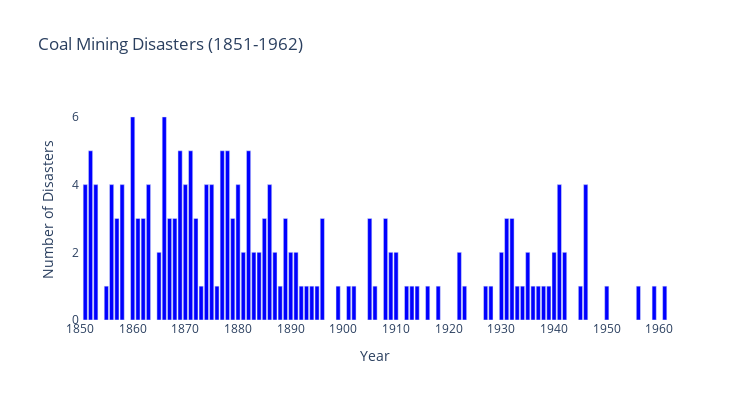

Notebook code for this chart:
### Markdown cell above
## Gibbs Sampling

Gibbs Sampling is a related MCMC algorithm that uses conditional posterior sampling. Instead of tackling a difficult joint distribution all at once, Gibbs Sampling breaks the problem down by iteratively sampling each variable one at a time from its *full conditional distribution*—which is the distribution of a single model variable, conditional on the current values of all the other variables. If these individual conditional distributions are known and easy to sample from, then Gibbs Sampling provides an elegant and often very efficient way to generate samples from the overall complex distribution.

Here is a stereotypical Gibbs sampling algorithm:

1.  Choose starting values for states (parameters):
    ${\bf \theta} = [\theta_1^{(0)},\theta_2^{(0)},\ldots,\theta_k^{(0)}]$

2.  Initialize counter $j=1$

3.  Draw the following values from each of the $k$ conditional
    distributions:

$$\begin{aligned}
\theta_1^{(j)} &\sim& \pi(\theta_1 | \theta_2^{(j-1)},\theta_3^{(j-1)},\ldots,\theta_{k-1}^{(j-1)},\theta_k^{(j-1)}) \\
\theta_2^{(j)} &\sim& \pi(\theta_2 | \theta_1^{(j)},\theta_3^{(j-1)},\ldots,\theta_{k-1}^{(j-1)},\theta_k^{(j-1)}) \\
\theta_3^{(j)} &\sim& \pi(\theta_3 | \theta_1^{(j)},\theta_2^{(j)},\ldots,\theta_{k-1}^{(j-1)},\theta_k^{(j-1)}) \\
\vdots \\
\theta_{k-1}^{(j)} &\sim& \pi(\theta_{k-1} | \theta_1^{(j)},\theta_2^{(j)},\ldots,\theta_{k-2}^{(j)},\theta_k^{(j-1)}) \\
\theta_k^{(j)} &\sim& \pi(\theta_k | \theta_1^{(j)},\theta_2^{(j)},\theta_4^{(j)},\ldots,\theta_{k-2}^{(j)},\theta_{k-1}^{(j)})
\end{aligned}$$

4.  Increment $j$ and repeat until convergence occurs.

This is pretty tricky to automate, since you need to know all of these conditional distributions! 

### Example: Coal mining disasters

We have a time series of recorded coal mining disasters in the UK from 1851 to 1961.

Occurrences of disasters in the time series is thought to be derived from a Poisson process with a large rate parameter in the early part of the time series, and from one with a smaller rate in the later part. We are interested in locating the change point in the series, which perhaps is related to changes in mining safety regulations.

### Code cell
disasters_array = np.array(
    [4, 5, 4, 0, 1, 4, 3, 4, 0, 6, 3, 3, 4, 0, 2, 6, 3, 3, 5, 4, 5, 3, 
     1, 4, 4, 1, 5, 5, 3, 4, 2, 5, 2, 2, 3, 4, 2, 1, 3, 2, 2, 1, 1, 1, 
     1, 3, 0, 0, 1, 0, 1, 1, 0, 0, 3, 1, 0, 3, 2, 2, 0, 1, 1, 1, 0, 1, 
     0, 1, 0, 0, 0, 2, 1, 0, 0, 0, 1, 1, 0, 2, 3, 3, 1, 1, 2, 1, 1, 1, 
     1, 2, 4, 2, 0, 0, 1, 4, 0, 0, 0, 1, 0, 0, 0, 0, 0, 1, 0, 0, 1, 0, 
     1])
years = np.arange(1851, 1962, dtype=int)

fig = go.Figure()
for year, count in zip(years, disasters_array):
    if count > 0: 
        fig.add_trace(
            go.Bar(
                x=[year], 
                y=[count],
                width=0.8,
                marker_color='blue',
                hovertemplate=f'Year: {year}<br>Disasters: {count}',
                showlegend=False
            )
        )

fig.update_layout(
    title='Coal Mining Disasters (1851-1962)',
    xaxis=dict(
        title='Year',
        range=[years.min() - 1, years.max() + 1],
        tickmode='linear',
        dtick=10  # Show every 10th year on x-axis
    ),
    yaxis=dict(
        title='Number of Disasters',
        range=[0, disasters_array.max() + 0.5]
    ),
    bargap=0,
    plot_bgcolor='white',
    width=750,
    height=400
).show()

### Figure 1 — Plotly figure (JSON) as saved in the notebook; plotly's stock layout.template omitted (floating-point values rounded to 4 significant figures)
{"data": [{"hovertemplate": "Year: 1851<br>Disasters: 4", "marker": {"color": "blue"}, "showlegend": false, "type": "bar", "width": 0.8, "x": [1851], "y": [4]}, {"hovertemplate": "Year: 1852<br>Disasters: 5", "marker": {"color": "blue"}, "showlegend": false, "type": "bar", "width": 0.8, "x": [1852], "y": [5]}, {"hovertemplate": "Year: 1853<br>Disasters: 4", "marker": {"color": "blue"}, "showlegend": false, "type": "bar", "width": 0.8, "x": [1853], "y": [4]}, {"hovertemplate": "Year: 1855<br>Disasters: 1", "marker": {"color": "blue"}, "showlegend": false, "type": "bar", "width": 0.8, "x": [1855], "y": [1]}, {"hovertemplate": "Year: 1856<br>Disasters: 4", "marker": {"color": "blue"}, "showlegend": false, "type": "bar", "width": 0.8, "x": [1856], "y": [4]}, {"hovertemplate": "Year: 1857<br>Disasters: 3", "marker": {"color": "blue"}, "showlegend": false, "type": "bar", "width": 0.8, "x": [1857], "y": [3]}, {"hovertemplate": "Year: 1858<br>Disasters: 4", "marker": {"color": "blue"}, "showlegend": false, "type": "bar", "width": 0.8, "x": [1858], "y": [4]}, {"hovertemplate": "Year: 1860<br>Disasters: 6", "marker": {"color": "blue"}, "showlegend": false, "type": "bar", "width": 0.8, "x": [1860], "y": [6]}, {"hovertemplate": "Year: 1861<br>Disasters: 3", "marker": {"color": "blue"}, "showlegend": false, "type": "bar", "width": 0.8, "x": [1861], "y": [3]}, {"hovertemplate": "Year: 1862<br>Disasters: 3", "marker": {"color": "blue"}, "showlegend": false, "type": "bar", "width": 0.8, "x": [1862], "y": [3]}, {"hovertemplate": "Year: 1863<br>Disasters: 4", "marker": {"color": "blue"}, "showlegend": false, "type": "bar", "width": 0.8, "x": [1863], "y": [4]}, {"hovertemplate": "Year: 1865<br>Disasters: 2", "marker": {"color": "blue"}, "showlegend": false, "type": "bar", "width": 0.8, "x": [1865], "y": [2]}, {"hovertemplate": "Year: 1866<br>Disasters: 6", "marker": {"color": "blue"}, "showlegend": false, "type": "bar", "width": 0.8, "x": [1866], "y": [6]}, {"hovertemplate": "Year: 1867<br>Disasters: 3", "marker": {"color": "blue"}, "showlegend": false, "type": "bar", "width": 0.8, "x": [1867], "y": [3]}, {"hovertemplate": "Year: 1868<br>Disasters: 3", "marker": {"color": "blue"}, "showlegend": false, "type": "bar", "width": 0.8, "x": [1868], "y": [3]}, {"hovertemplate": "Year: 1869<br>Disasters: 5", "marker": {"color": "blue"}, "showlegend": false, "type": "bar", "width": 0.8, "x": [1869], "y": [5]}, {"hovertemplate": "Year: 1870<br>Disasters: 4", "marker": {"color": "blue"}, "showlegend": false, "type": "bar", "width": 0.8, "x": [1870], "y": [4]}, {"hovertemplate": "Year: 1871<br>Disasters: 5", "marker": {"color": "blue"}, "showlegend": false, "type": "bar", "width": 0.8, "x": [1871], "y": [5]}, {"hovertemplate": "Year: 1872<br>Disasters: 3", "marker": {"color": "blue"}, "showlegend": false, "type": "bar", "width": 0.8, "x": [1872], "y": [3]}, {"hovertemplate": "Year: 1873<br>Disasters: 1", "marker": {"color": "blue"}, "showlegend": false, "type": "bar", "width": 0.8, "x": [1873], "y": [1]}, {"hovertemplate": "Year: 1874<br>Disasters: 4", "marker": {"color": "blue"}, "showlegend": false, "type": "bar", "width": 0.8, "x": [1874], "y": [4]}, {"hovertemplate": "Year: 1875<br>Disasters: 4", "marker": {"color": "blue"}, "showlegend": false, "type": "bar", "width": 0.8, "x": [1875], "y": [4]}, {"hovertemplate": "Year: 1876<br>Disasters: 1", "marker": {"color": "blue"}, "showlegend": false, "type": "bar", "width": 0.8, "x": [1876], "y": [1]}, {"hovertemplate": "Year: 1877<br>Disasters: 5", "marker": {"color": "blue"}, "showlegend": false, "type": "bar", "width": 0.8, "x": [1877], "y": [5]}, {"hovertemplate": "Year: 1878<br>Disasters: 5", "marker": {"color": "blue"}, "showlegend": false, "type": "bar", "width": 0.8, "x": [1878], "y": [5]}, {"hovertemplate": "Year: 1879<br>Disasters: 3", "marker": {"color": "blue"}, "showlegend": false, "type": "bar", "width": 0.8, "x": [1879], "y": [3]}, {"hovertemplate": "Year: 1880<br>Disasters: 4", "marker": {"color": "blue"}, "showlegend": false, "type": "bar", "width": 0.8, "x": [1880], "y": [4]}, {"hovertemplate": "Year: 1881<br>Disasters: 2", "marker": {"color": "blue"}, "showlegend": false, "type": "bar", "width": 0.8, "x": [1881], "y": [2]}, {"hovertemplate": "Year: 1882<br>Disasters: 5", "marker": {"color": "blue"}, "showlegend": false, "type": "bar", "width": 0.8, "x": [1882], "y": [5]}, {"hovertemplate": "Year: 1883<br>Disasters: 2", "marker": {"color": "blue"}, "showlegend": false, "type": "bar", "width": 0.8, "x": [1883], "y": [2]}, {"hovertemplate": "Year: 1884<br>Disasters: 2", "marker": {"color": "blue"}, "showlegend": false, "type": "bar", "width": 0.8, "x": [1884], "y": [2]}, {"hovertemplate": "Year: 1885<br>Disasters: 3", "marker": {"color": "blue"}, "showlegend": false, "type": "bar", "width": 0.8, "x": [1885], "y": [3]}, {"hovertemplate": "Year: 1886<br>Disasters: 4", "marker": {"color": "blue"}, "showlegend": false, "type": "bar", "width": 0.8, "x": [1886], "y": [4]}, {"hovertemplate": "Year: 1887<br>Disasters: 2", "marker": {"color": "blue"}, "showlegend": false, "type": "bar", "width": 0.8, "x": [1887], "y": [2]}, {"hovertemplate": "Year: 1888<br>Disasters: 1", "marker": {"color": "blue"}, "showlegend": false, "type": "bar", "width": 0.8, "x": [1888], "y": [1]}, {"hovertemplate": "Year: 1889<br>Disasters: 3", "marker": {"color": "blue"}, "showlegend": false, "type": "bar", "width": 0.8, "x": [1889], "y": [3]}, {"hovertemplate": "Year: 1890<br>Disasters: 2", "marker": {"color": "blue"}, "showlegend": false, "type": "bar", "width": 0.8, "x": [1890], "y": [2]}, {"hovertemplate": "Year: 1891<br>Disasters: 2", "marker": {"color": "blue"}, "showlegend": false, "type": "bar", "width": 0.8, "x": [1891], "y": [2]}, {"hovertemplate": "Year: 1892<br>Disasters: 1", "marker": {"color": "blue"}, "showlegend": false, "type": "bar", "width": 0.8, "x": [1892], "y": [1]}, {"hovertemplate": "Year: 1893<br>Disasters: 1", "marker": {"color": "blue"}, "showlegend": false, "type": "bar", "width": 0.8, "x": [1893], "y": [1]}, {"hovertemplate": "Year: 1894<br>Disasters: 1", "marker": {"color": "blue"}, "showlegend": false, "type": "bar", "width": 0.8, "x": [1894], "y": [1]}, {"hovertemplate": "Year: 1895<br>Disasters: 1", "marker": {"color": "blue"}, "showlegend": false, "type": "bar", "width": 0.8, "x": [1895], "y": [1]}, {"hovertemplate": "Year: 1896<br>Disasters: 3", "marker": {"color": "blue"}, "showlegend": false, "type": "bar", "width": 0.8, "x": [1896], "y": [3]}, {"hovertemplate": "Year: 1899<br>Disasters: 1", "marker": {"color": "blue"}, "showlegend": false, "type": "bar", "width": 0.8, "x": [1899], "y": [1]}, {"hovertemplate": "Year: 1901<br>Disasters: 1", "marker": {"color": "blue"}, "showlegend": false, "type": "bar", "width": 0.8, "x": [1901], "y": [1]}, {"hovertemplate": "Year: 1902<br>Disasters: 1", "marker": {"color": "blue"}, "showlegend": false, "type": "bar", "width": 0.8, "x": [1902], "y": [1]}, {"hovertemplate": "Year: 1905<br>Disasters: 3", "marker": {"color": "blue"}, "showlegend": false, "type": "bar", "width": 0.8, "x": [1905], "y": [3]}, {"hovertemplate": "Year: 1906<br>Disasters: 1", "marker": {"color": "blue"}, "showlegend": false, "type": "bar", "width": 0.8, "x": [1906], "y": [1]}, {"hovertemplate": "Year: 1908<br>Disasters: 3", "marker": {"color": "blue"}, "showlegend": false, "type": "bar", "width": 0.8, "x": [1908], "y": [3]}, {"hovertemplate": "Year: 1909<br>Disasters: 2", "marker": {"color": "blue"}, "showlegend": false, "type": "bar", "width": 0.8, "x": [1909], "y": [2]}, {"hovertemplate": "Year: 1910<br>Disasters: 2", "marker": {"color": "blue"}, "showlegend": false, "type": "bar", "width": 0.8, "x": [1910], "y": [2]}, {"hovertemplate": "Year: 1912<br>Disasters: 1", "marker": {"color": "blue"}, "showlegend": false, "type": "bar", "width": 0.8, "x": [1912], "y": [1]}, {"hovertemplate": "Year: 1913<br>Disasters: 1", "marker": {"color": "blue"}, "showlegend": false, "type": "bar", "width": 0.8, "x": [1913], "y": [1]}, {"hovertemplate": "Year: 1914<br>Disasters: 1", "marker": {"color": "blue"}, "showlegend": false, "type": "bar", "width": 0.8, "x": [1914], "y": [1]}, {"hovertemplate": "Year: 1916<br>Disasters: 1", "marker": {"color": "blue"}, "showlegend": false, "type": "bar", "width": 0.8, "x": [1916], "y": [1]}, {"hovertemplate": "Year: 1918<br>Disasters: 1", "marker": {"color": "blue"}, "showlegend": false, "type": "bar", "width": 0.8, "x": [1918], "y": [1]}, {"hovertemplate": "Year: 1922<br>Disasters: 2", "marker": {"color": "blue"}, "showlegend": false, "type": "bar", "width": 0.8, "x": [1922], "y": [2]}, {"hovertemplate": "Year: 1923<br>Disasters: 1", "marker": {"color": "blue"}, "showlegend": false, "type": "bar", "width": 0.8, "x": [1923], "y": [1]}, {"hovertemplate": "Year: 1927<br>Disasters: 1", "marker": {"color": "blue"}, "showlegend": false, "type": "bar", "width": 0.8, "x": [1927], "y": [1]}, {"hovertemplate": "Year: 1928<br>Disasters: 1", "marker": {"color": "blue"}, "showlegend": false, "type": "bar", "width": 0.8, "x": [1928], "y": [1]}, {"hovertemplate": "Year: 1930<br>Disasters: 2", "marker": {"color": "blue"}, "showlegend": false, "type": "bar", "width": 0.8, "x": [1930], "y": [2]}, {"hovertemplate": "Year: 1931<br>Disasters: 3", "marker": {"color": "blue"}, "showlegend": false, "type": "bar", "width": 0.8, "x": [1931], "y": [3]}, {"hovertemplate": "Year: 1932<br>Disasters: 3", "marker": {"color": "blue"}, "showlegend": false, "type": "bar", "width": 0.8, "x": [1932], "y": [3]}, {"hovertemplate": "Year: 1933<br>Disasters: 1", "marker": {"color": "blue"}, "showlegend": false, "type": "bar", "width": 0.8, "x": [1933], "y": [1]}, {"hovertemplate": "Year: 1934<br>Disasters: 1", "marker": {"color": "blue"}, "showlegend": false, "type": "bar", "width": 0.8, "x": [1934], "y": [1]}, {"hovertemplate": "Year: 1935<br>Disasters: 2", "marker": {"color": "blue"}, "showlegend": false, "type": "bar", "width": 0.8, "x": [1935], "y": [2]}, {"hovertemplate": "Year: 1936<br>Disasters: 1", "marker": {"color": "blue"}, "showlegend": false, "type": "bar", "width": 0.8, "x": [1936], "y": [1]}, {"hovertemplate": "Year: 1937<br>Disasters: 1", "marker": {"color": "blue"}, "showlegend": false, "type": "bar", "width": 0.8, "x": [1937], "y": [1]}, {"hovertemplate": "Year: 1938<br>Disasters: 1", "marker": {"color": "blue"}, "showlegend": false, "type": "bar", "width": 0.8, "x": [1938], "y": [1]}, {"hovertemplate": "Year: 1939<br>Disasters: 1", "marker": {"color": "blue"}, "showlegend": false, "type": "bar", "width": 0.8, "x": [1939], "y": [1]}, {"hovertemplate": "Year: 1940<br>Disasters: 2", "marker": {"color": "blue"}, "showlegend": false, "type": "bar", "width": 0.8, "x": [1940], "y": [2]}, {"hovertemplate": "Year: 1941<br>Disasters: 4", "marker": {"color": "blue"}, "showlegend": false, "type": "bar", "width": 0.8, "x": [1941], "y": [4]}, {"hovertemplate": "Year: 1942<br>Disasters: 2", "marker": {"color": "blue"}, "showlegend": false, "type": "bar", "width": 0.8, "x": [1942], "y": [2]}, {"hovertemplate": "Year: 1945<br>Disasters: 1", "marker": {"color": "blue"}, "showlegend": false, "type": "bar", "width": 0.8, "x": [1945], "y": [1]}, {"hovertemplate": "Year: 1946<br>Disasters: 4", "marker": {"color": "blue"}, "showlegend": false, "type": "bar", "width": 0.8, "x": [1946], "y": [4]}, {"hovertemplate": "Year: 1950<br>Disasters: 1", "marker": {"color": "blue"}, "showlegend": false, "type": "bar", "width": 0.8, "x": [1950], "y": [1]}, {"hovertemplate": "Year: 1956<br>Disasters: 1", "marker": {"color": "blue"}, "showlegend": false, "type": "bar", "width": 0.8, "x": [1956], "y": [1]}, {"hovertemplate": "Year: 1959<br>Disasters: 1", "marker": {"color": "blue"}, "showlegend": false, "type": "bar", "width": 0.8, "x": [1959], "y": [1]}, {"hovertemplate": "Year: 1961<br>Disasters: 1", "marker": {"color": "blue"}, "showlegend": false, "type": "bar", "width": 0.8, "x": [1961], "y": [1]}], "layout": {"bargap": 0, "height": 400, "plot_bgcolor": "white", "title": {"text": "Coal Mining Disasters (1851-1962)"}, "width": 750, "xaxis": {"dtick": 10, "range": [1850, 1962], "tickmode": "linear", "title": {"text": "Year"}}, "yaxis": {"range": [0, 6.5], "title": {"text": "Number of Disasters"}}}}
